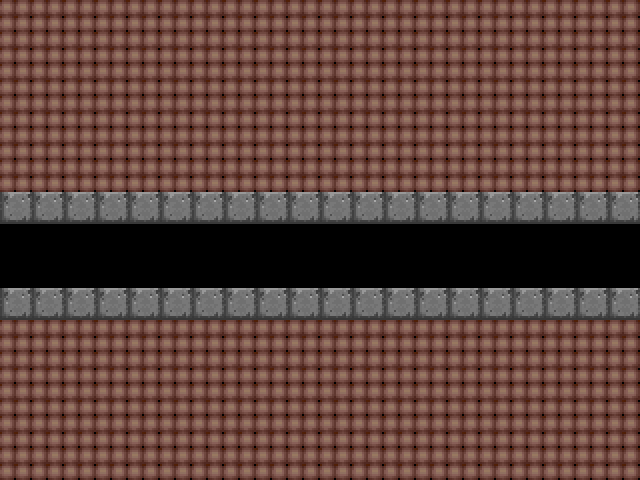

This is a level from a 2D game, rendered from its Tiled map with the project's own tilesets. A one-line summary and the complete map file follow:
An orthogonal 20x15 tile map with 32x32 px tiles, 3 tile layers (lower, center, upper), 2 tilesets.

<map version="1.0" orientation="orthogonal" renderorder="right-down" width="20" height="15" tilewidth="32" tileheight="32" nextobjectid="1">
 <tileset firstgid="1" name="tiles" tilewidth="34" tileheight="42" tilecount="15" columns="0">
  <tile id="0">
   <properties>
    <property name="scene" value="res://scenes/tiles/dirt_center.tscn" />
   </properties>
   <image width="32" height="32" source="../graphics/tiles/dirt_center.png" />
  </tile>
  <tile id="1">
   <properties>
    <property name="scene" value="res://scenes/tiles/dirt_left.tscn" />
   </properties>
   <image width="32" height="32" source="../graphics/tiles/dirt_left.png" />
  </tile>
  <tile id="2">
   <properties>
    <property name="scene" value="res://scenes/tiles/dirt_mid.tscn" />
   </properties>
   <image width="32" height="32" source="../graphics/tiles/dirt_mid.png" />
  </tile>
  <tile id="3">
   <properties>
    <property name="scene" value="res://scenes/tiles/dirt_right.tscn" />
   </properties>
   <image width="32" height="32" source="../graphics/tiles/dirt_right.png" />
  </tile>
  <tile id="4">
   <properties>
    <property name="scene" value="res://scenes/tiles/oneway_center.tscn" />
   </properties>
   <image width="32" height="32" source="../graphics/tiles/dirt2_center.png" />
  </tile>
  <tile id="5">
   <properties>
    <property name="scene" value="res://scenes/tiles/oneway_mid.tscn" />
   </properties>
   <image width="32" height="32" source="../graphics/tiles/dirt2_mid.png" />
  </tile>
  <tile id="6">
   <properties>
    <property name="scene" value="res://scenes/items/item_watermelon.tscn" />
   </properties>
   <image width="32" height="32" source="../graphics/items/watermelon.png" />
  </tile>
  <tile id="8">
   <properties>
    <property name="scene" value="res://scenes/enemies/enemy_1.tscn" />
   </properties>
   <image width="34" height="42" source="../graphics/characters/frog/sprite_2.png" />
  </tile>
  <tile id="9">
   <properties>
    <property name="scene" value="res://scenes/items/diamond_red.tscn" />
   </properties>
   <image width="26" height="20" source="../graphics/items/diamond_red.png" />
  </tile>
  <tile id="10">
   <properties>
    <property name="scene" value="res://scenes/tiles/spikes.tscn" />
   </properties>
   <image width="32" height="32" source="../graphics/tiles/spikes.png" />
  </tile>
  <tile id="11">
   <properties>
    <property name="scene" value="res://scenes/items/meat.tscn" />
   </properties>
   <image width="28" height="22" source="../graphics/items/meat.png" />
  </tile>
  <tile id="12">
   <properties>
    <property name="scene" value="res://scenes/enemies/bear.tscn" />
   </properties>
   <image width="30" height="38" source="../graphics/characters/bear/sprite_1.png" />
  </tile>
  <tile id="13">
   <properties>
    <property name="scene" value="res://scenes/tiles/lift.tscn" />
   </properties>
   <image width="32" height="14" source="../graphics/tiles/lift_1.png" />
  </tile>
  <tile id="14">
   <properties>
    <property name="scene" value="res://scenes/tiles/stone.tscn" />
   </properties>
   <image width="32" height="32" source="../graphics/tiles/stone_1.png" />
  </tile>
  <tile id="16">
   <properties>
    <property name="scene" value="res://scenes/tiles/phantom_1.tscn" />
   </properties>
   <image width="32" height="32" source="../graphics/tiles/phantom_1_1.png" />
  </tile>
 </tileset>
 <tileset firstgid="18" name="tiles" tilewidth="34" tileheight="42" tilecount="34" columns="0">
  <tile id="0">
   <properties>
    <property name="scene" value="res://scenes/misc/player_pos.tscn" />
   </properties>
   <image width="34" height="42" source="../graphics/characters/dog/sprite_1.png" />
  </tile>
  <tile id="1">
   <properties>
    <property name="scene" value="res://scenes/enemies/enemy_1.tscn" />
   </properties>
   <image width="34" height="42" source="../graphics/characters/frog/sprite_1.png" />
  </tile>
  <tile id="2">
   <properties>
    <property name="scene" value="res://scenes/enemies/bear.tscn" />
   </properties>
   <image width="30" height="38" source="../graphics/characters/bear/sprite_1.png" />
  </tile>
  <tile id="3">
   <properties>
    <property name="scene" value="res://scenes/enemies/monkey.tscn" />
   </properties>
   <image width="31" height="38" source="../graphics/characters/monkey/sprite_1.png" />
  </tile>
  <tile id="5">
   <properties>
    <property name="scene" value="res://scenes/tiles/dirt_center.tscn" />
   </properties>
   <image width="32" height="32" source="../graphics/tiles/dirt_center.png" />
  </tile>
  <tile id="6">
   <properties>
    <property name="scene" value="res://scenes/tiles/dirt_left.tscn" />
   </properties>
   <image width="32" height="32" source="../graphics/tiles/dirt_left.png" />
  </tile>
  <tile id="7">
   <properties>
    <property name="scene" value="res://scenes/tiles/dirt_mid.tscn" />
   </properties>
   <image width="32" height="32" source="../graphics/tiles/dirt_mid.png" />
  </tile>
  <tile id="8">
   <properties>
    <property name="scene" value="res://scenes/tiles/dirt_right.tscn" />
   </properties>
   <image width="32" height="32" source="../graphics/tiles/dirt_right.png" />
  </tile>
  <tile id="15">
   <properties>
    <property name="scene" value="res://scenes/tiles/oneway_mid_left.tscn" />
   </properties>
   <image width="32" height="32" source="../graphics/tiles/dirt2_mid_left.png" />
  </tile>
  <tile id="16">
   <properties>
    <property name="scene" value="res://scenes/tiles/oneway_mid_right.tscn" />
   </properties>
   <image width="32" height="32" source="../graphics/tiles/dirt2_mid_right.png" />
  </tile>
  <tile id="17">
   <properties>
    <property name="scene" value="res://scenes/tiles/oneway_left.tscn" />
   </properties>
   <image width="32" height="32" source="../graphics/tiles/dirt2_left.png" />
  </tile>
  <tile id="18">
   <properties>
    <property name="scene" value="res://scenes/tiles/oneway_mid.tscn" />
   </properties>
   <image width="32" height="32" source="../graphics/tiles/dirt2_mid.png" />
  </tile>
  <tile id="19">
   <properties>
    <property name="scene" value="res://scenes/tiles/oneway_right.tscn" />
   </properties>
   <image width="32" height="32" source="../graphics/tiles/dirt2_right.png" />
  </tile>
  <tile id="20">
   <properties>
    <property name="scene" value="res://scenes/tiles/lift.tscn" />
   </properties>
   <image width="32" height="14" source="../graphics/tiles/lift_1.png" />
  </tile>
  <tile id="21">
   <properties>
    <property name="scene" value="res://scenes/tiles/spikes.tscn" />
   </properties>
   <image width="32" height="32" source="../graphics/tiles/spikes.png" />
  </tile>
  <tile id="22">
   <properties>
    <property name="scene" value="res://scenes/tiles/grassstone_left.tscn" />
   </properties>
   <image width="32" height="32" source="../graphics/tiles/grassstone_1.png" />
  </tile>
  <tile id="23">
   <properties>
    <property name="scene" value="res://scenes/tiles/grassstone_mid.tscn" />
   </properties>
   <image width="32" height="32" source="../graphics/tiles/grassstone_2.png" />
  </tile>
  <tile id="24">
   <properties>
    <property name="scene" value="res://scenes/tiles/grassstone_right.tscn" />
   </properties>
   <image width="32" height="32" source="../graphics/tiles/grassstone_3.png" />
  </tile>
  <tile id="25">
   <properties>
    <property name="scene" value="res://scenes/tiles/phantom_1.tscn" />
   </properties>
   <image width="32" height="32" source="../graphics/tiles/phantom_1_1.png" />
  </tile>
  <tile id="26">
   <properties>
    <property name="scene" value="res://scenes/tiles/random_dirt.tscn" />
   </properties>
   <image width="32" height="32" source="../graphics/tiles/random_dirt_1.png" />
  </tile>
  <tile id="27">
   <properties>
    <property name="scene" value="res://scenes/tiles/stone.tscn" />
   </properties>
   <image width="32" height="32" source="../graphics/tiles/stone_1.png" />
  </tile>
  <tile id="28">
   <properties>
    <property name="scene" value="res://scenes/decor/decor_1.tscn" />
   </properties>
   <image width="32" height="32" source="../graphics/decor/decor_1.png" />
  </tile>
  <tile id="29">
   <properties>
    <property name="scene" value="res://scenes/decor/decor_2.tscn" />
   </properties>
   <image width="32" height="32" source="../graphics/decor/decor_2.png" />
  </tile>
  <tile id="30">
   <properties>
    <property name="scene" value="res://scenes/decor/decor_3.tscn" />
   </properties>
   <image width="32" height="32" source="../graphics/decor/decor_3.png" />
  </tile>
  <tile id="31">
   <properties>
    <property name="scene" value="res://scenes/decor/decor_4.tscn" />
   </properties>
   <image width="32" height="32" source="../graphics/decor/decor_4.png" />
  </tile>
  <tile id="32">
   <properties>
    <property name="scene" value="res://scenes/decor/decor_5.tscn" />
   </properties>
   <image width="32" height="32" source="../graphics/decor/decor_5.png" />
  </tile>
  <tile id="33">
   <properties>
    <property name="scene" value="res://scenes/decor/decor_6.tscn" />
   </properties>
   <image width="32" height="32" source="../graphics/decor/decor_6.png" />
  </tile>
  <tile id="34">
   <properties>
    <property name="scene" value="res://scenes/decor/decor_7.tscn" />
   </properties>
   <image width="32" height="32" source="../graphics/decor/decor_7.png" />
  </tile>
  <tile id="35">
   <properties>
    <property name="scene" value="res://scenes/decor/decor_8.tscn" />
   </properties>
   <image width="32" height="32" source="../graphics/decor/decor_8.png" />
  </tile>
  <tile id="36">
   <properties>
    <property name="scene" value="res://scenes/items/apple_pick.tscn" />
   </properties>
   <image width="24" height="26" source="../graphics/items/apple.png" />
  </tile>
  <tile id="37">
   <properties>
    <property name="scene" value="res://scenes/items/diamond_red.tscn" />
   </properties>
   <image width="26" height="20" source="../graphics/items/diamond_red.png" />
  </tile>
  <tile id="38">
   <properties>
    <property name="scene" value="res://scenes/items/meat.tscn" />
   </properties>
   <image width="28" height="22" source="../graphics/items/meat.png" />
  </tile>
  <tile id="39">
   <properties>
    <property name="scene" value="res://scenes/items/item_watermelon.tscn" />
   </properties>
   <image width="32" height="32" source="../graphics/items/watermelon.png" />
  </tile>
  <tile id="41">
   <properties>
    <property name="scene" value="res://scenes/tiles/oneway_center.tscn" />
   </properties>
   <image width="32" height="32" source="../graphics/tiles/dirt2_center.png" />
  </tile>
 </tileset>
 <layer name="lower" width="20" height="15">
  <data encoding="csv">
17,17,17,17,17,17,17,17,17,17,17,17,17,17,17,17,17,17,17,17,
17,17,17,17,17,17,17,17,17,17,17,17,17,17,17,17,17,17,17,17,
17,17,17,17,17,17,17,17,17,17,17,17,17,17,17,17,17,17,17,17,
17,17,17,17,17,17,17,17,17,17,17,17,17,17,17,17,17,17,17,17,
17,17,17,17,17,17,17,17,17,17,17,17,17,17,17,17,17,17,17,17,
17,17,17,17,17,17,17,17,17,17,17,17,17,17,17,17,17,17,17,17,
15,15,15,15,15,15,15,15,15,15,15,15,15,15,15,15,15,15,15,15,
0,0,0,0,0,0,0,0,0,0,0,0,0,0,0,0,0,0,0,0,
0,0,0,0,0,0,0,0,0,0,0,0,0,0,0,0,0,0,0,0,
15,15,15,15,15,15,15,15,15,15,15,15,15,15,15,15,15,15,15,15,
17,17,17,17,17,17,17,17,17,17,17,17,17,17,17,17,17,17,17,17,
17,17,17,17,17,17,17,17,17,17,17,17,17,17,17,17,17,17,17,17,
17,17,17,17,17,17,17,17,17,17,17,17,17,17,17,17,17,17,17,17,
17,17,17,17,17,17,17,17,17,17,17,17,17,17,17,17,17,17,17,17,
17,17,17,17,17,17,17,17,17,17,17,17,17,17,17,17,17,17,17,17
</data>
 </layer>
 <layer name="center" width="20" height="15">
  <data encoding="csv">
0,0,0,0,0,0,0,0,0,0,0,0,0,0,0,0,0,0,0,0,
0,0,0,0,0,0,0,0,0,0,0,0,0,0,0,0,0,0,0,0,
0,0,0,0,0,0,0,0,0,0,0,0,0,0,0,0,0,0,0,0,
0,0,0,0,0,0,0,0,0,0,0,0,0,0,0,0,0,0,0,0,
0,0,0,0,0,0,0,0,0,0,0,0,0,0,0,0,0,0,0,0,
0,0,0,0,0,0,0,0,0,0,0,0,0,0,0,0,0,0,0,0,
0,0,0,0,0,0,0,0,0,0,0,0,0,0,0,0,0,0,0,0,
0,0,0,0,0,0,0,0,0,0,0,0,0,0,0,0,0,0,0,0,
0,0,0,0,0,0,0,0,0,0,0,0,0,0,0,0,0,0,0,0,
0,0,0,0,0,0,0,0,0,0,0,0,0,0,0,0,0,0,0,0,
0,0,0,0,0,0,0,0,0,0,0,0,0,0,0,0,0,0,0,0,
0,0,0,0,0,0,0,0,0,0,0,0,0,0,0,0,0,0,0,0,
0,0,0,0,0,0,0,0,0,0,0,0,0,0,0,0,0,0,0,0,
0,0,0,0,0,0,0,0,0,0,0,0,0,0,0,0,0,0,0,0,
0,0,0,0,0,0,0,0,0,0,0,0,0,0,0,0,0,0,0,0
</data>
 </layer>
 <layer name="upper" width="20" height="15">
  <data encoding="csv">
0,0,0,0,0,0,0,0,0,0,0,0,0,0,0,0,0,0,0,0,
0,0,0,0,0,0,0,0,0,0,0,0,0,0,0,0,0,0,0,0,
0,0,0,0,0,0,0,0,0,0,0,0,0,0,0,0,0,0,0,0,
0,0,0,0,0,0,0,0,0,0,0,0,0,0,0,0,0,0,0,0,
0,0,0,0,0,0,0,0,0,0,0,0,0,0,0,0,0,0,0,0,
0,0,0,0,0,0,0,0,0,0,0,0,0,0,0,0,0,0,0,0,
0,0,0,0,0,0,0,0,0,0,0,0,0,0,0,0,0,0,0,0,
0,0,0,0,0,0,0,0,0,0,0,0,0,0,0,0,0,0,0,0,
0,0,0,0,0,0,0,0,0,0,0,0,0,0,0,0,0,0,0,0,
0,0,0,0,0,0,0,0,0,0,0,0,0,0,0,0,0,0,0,0,
0,0,0,0,0,0,0,0,0,0,0,0,0,0,0,0,0,0,0,0,
0,0,0,0,0,0,0,0,0,0,0,0,0,0,0,0,0,0,0,0,
0,0,0,0,0,0,0,0,0,0,0,0,0,0,0,0,0,0,0,0,
0,0,0,0,0,0,0,0,0,0,0,0,0,0,0,0,0,0,0,0,
0,0,0,0,0,0,0,0,0,0,0,0,0,0,0,0,0,0,0,0
</data>
 </layer>
</map>
